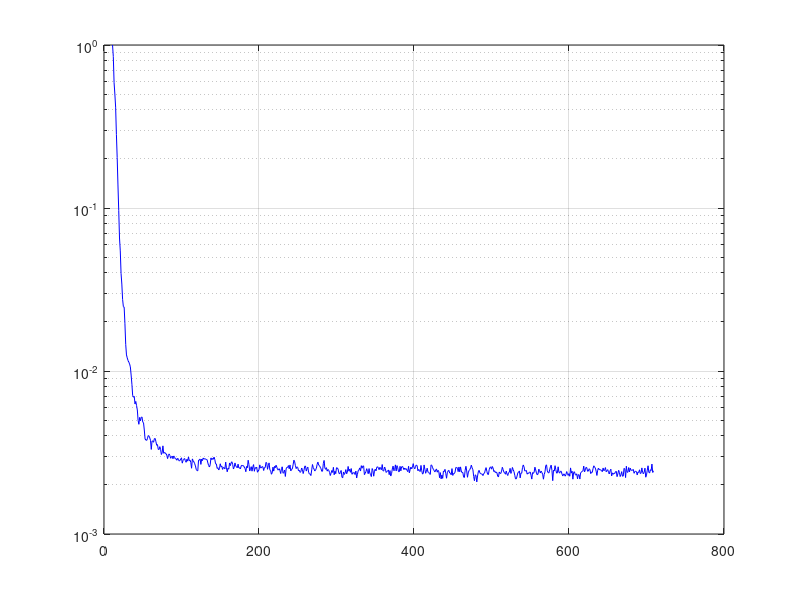
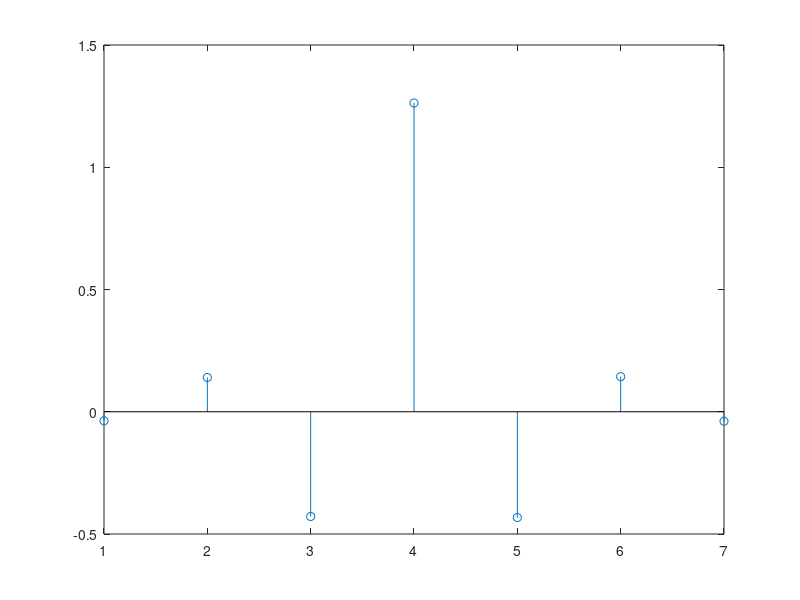
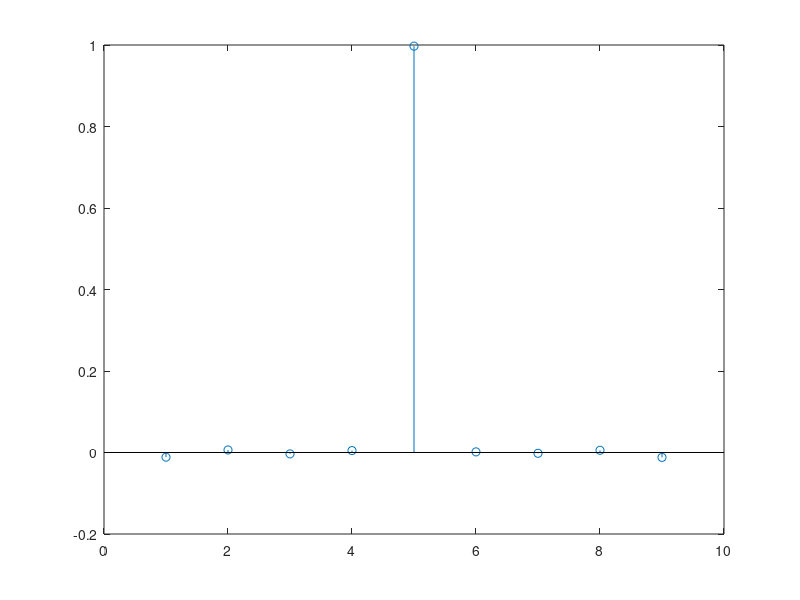
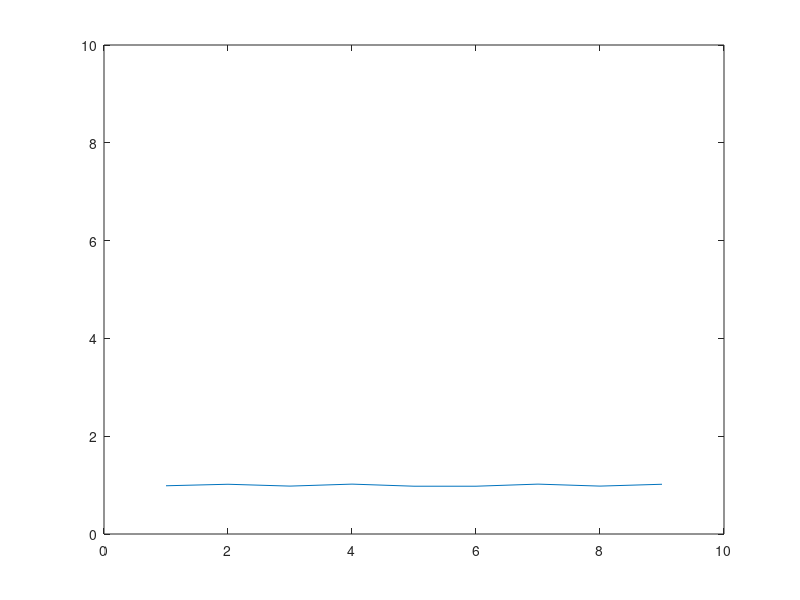

Reproduce these figures in MATLAB, in order.


%%%%%%%%%%%%%%%%%%%%%%%%%%%%%%%%%%%%%%%%%%%%%%%%%%%%%%%%%%%%
% %
% RLS ALGORITHM & EQUALIZATION %
% ~~~~~~~~~~~~~~~~~~~~~~~~~~~~~~~~~~~~~~~~~~~~~~~~~~ %
% %
% AUTHOR : NASIM SHAMS %
%%%%%%%%%%%%%%%%%%%%%%%%%%%%%%%%%%%%%%%%%%%%%%%%%%%%%%%%%%%%
clear;
%% Assumptions for Channel Capacity W, No. of Samples, No. of trials %%
eSquare = zeros (1,709);
mu = 0.07;
W = 3.2; % Channel Capacity
alp = 2; % alpha
forder = 7; % filter order
tsamples = 700; % total # of samples
delay = 4; % delay for desired response
trials = 500; % No. of independent trials
de = zeros(1,tsamples); % Intializing the squared error
nvari = 0.001; % Noise variance
dvari = 1; % Input data variance
taps = zeros(1,forder); % Initializing the tap weight counter
for trys = 1:trials % Loop for No. of trials
u = zeros(1,forder); % intialization of tap I/p for time < 1
a = zeros(1,forder-1); % intialization of data i/p for time < 1
% for j = 1:forder
% w(forder,j) = 0; % intializing tapweight vector w(0) = 0
% end
w = zeros(1,forder);
p = eye(forder).*2;
 
 
%%%%%%%%%% MODULE 1 %%%%%%%%%%%%%%%%
for sampgen = forder : tsamples+forder %% Generates Random data & desired resp
a(sampgen) = fix(rand+0.5)*2-1;
end
d = [zeros(1,delay) a];
for sampgen = forder : tsamples+forder %% Generates Random noise
v(sampgen) = fix(rand+0.5)*2*sqrt(nvari)-sqrt(nvari);
end
 
%% Impulse Response of the Channel for given W %%
for k = 1:3
h(k) = 1/2*(1+cos(2*pi/W*(k-2)));
end;
%% Mu
%muu = ; %%% Fill the appropriate mu
%%%%%%% MODULE 2 : UPDATING THE WEIGHTS & PLOTTING THE LEARNING CURVE %%%%%%%
%% Output from Channel
cop = conv(h,a);
 
%% Input to the equalizer (Channel o/p + Random Noise)
copn = cop + [v 0 0];
copn_size = size(copn);
%% Finding the Estimate
%% Calculating the Error (desired resp - estimate)
%% Updating the tap weights
for n = forder : copn_size(2)
    u = copn(n-forder+1:n);
    y(n) = w*u';
    e(n) = d(n) - y(n);
    alpha(n) = d(n)-w*u';
    k = (p*u')./(1+u*p*u');
    p = p-k*u*p;
    w = w+(k*alpha(n))';
end
%% Calculating the error square for each trial & adding it up
eSquare = eSquare + e.^2;
 
end %%% Loop for number of trials (try variable)
%% Calculating the Mean square error (ie total err at instant i / # of trials)
error = eSquare./trials;
%% Plotting the Learning Curve
figure(1);
%hold on
semilogy(error,'b');
grid on
figure(2);
stem(w);
figure(3);
combine= conv(h,w);
stem(combine);
figure;
plot(abs(fft(combine)));
ylim ([0 10]);
%%%%% Plotting the channel responses %%%%
%%%%% Plotting the equalizer responses %%%%
%%%%% Plotting the combined responses %%%%%
